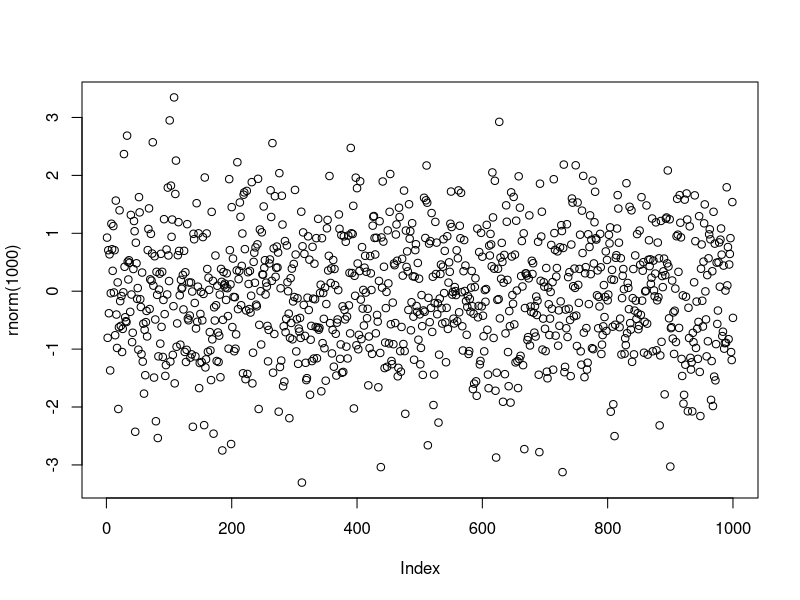
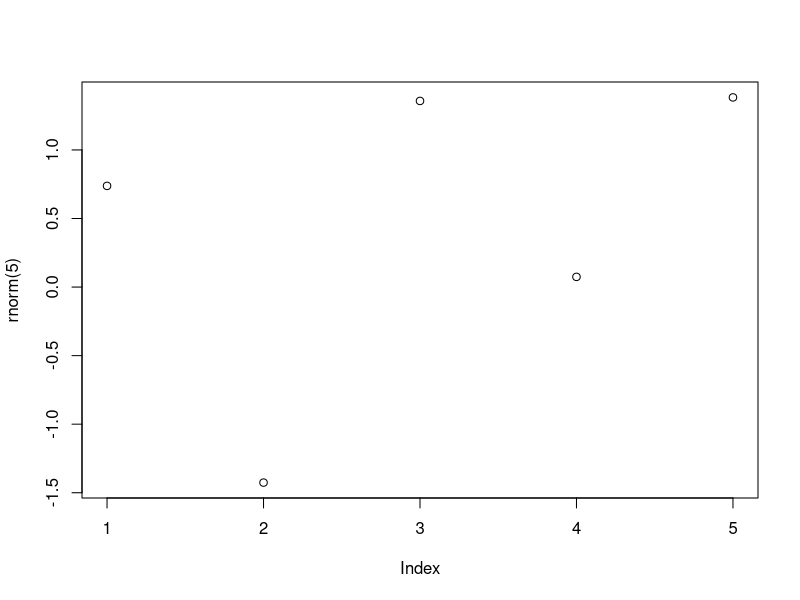
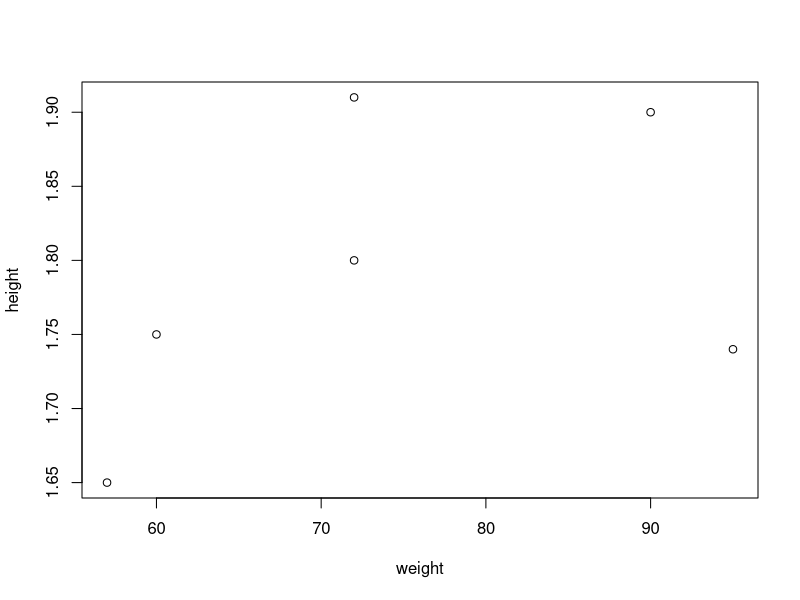
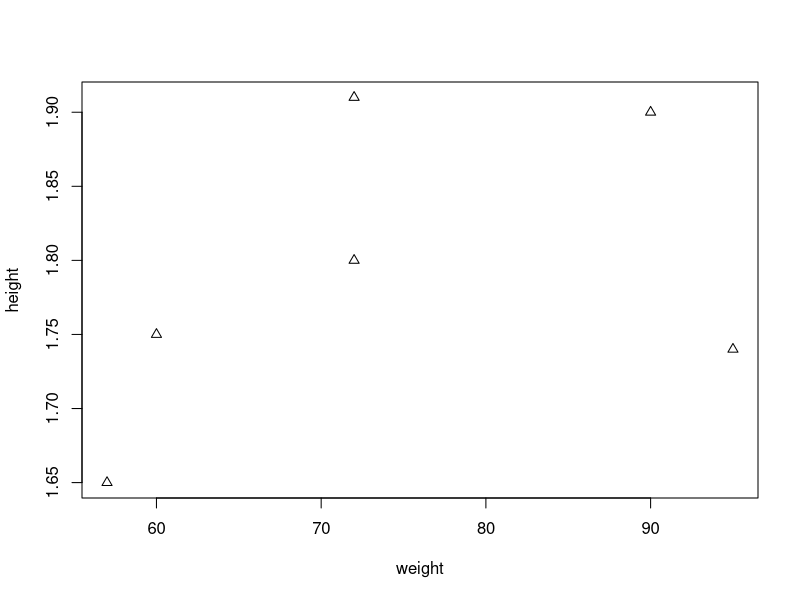
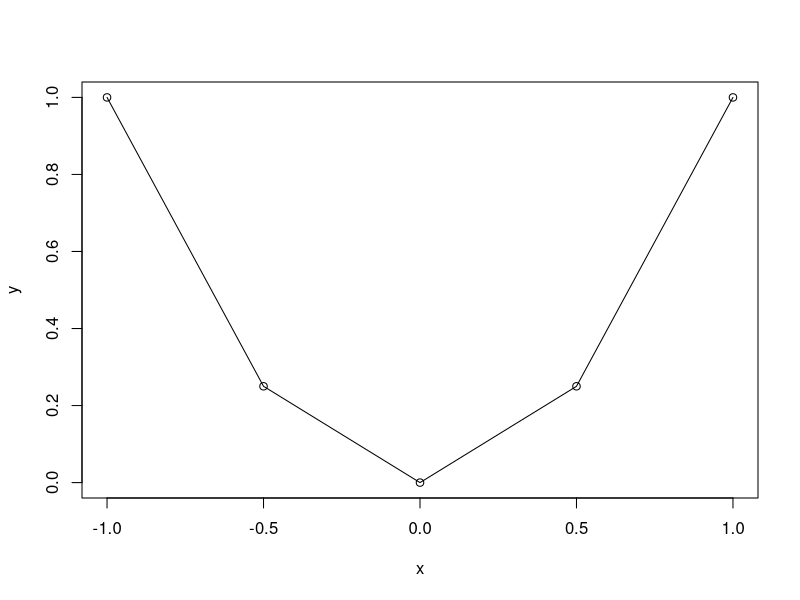
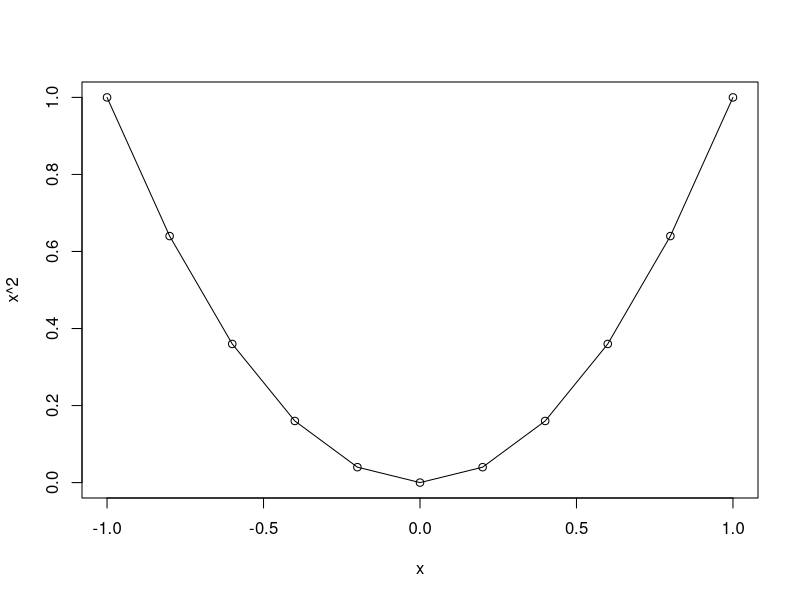
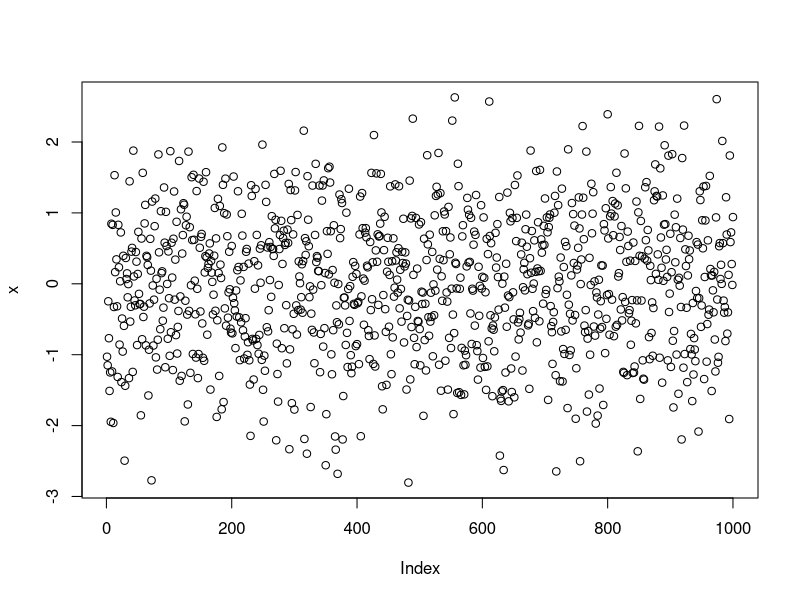
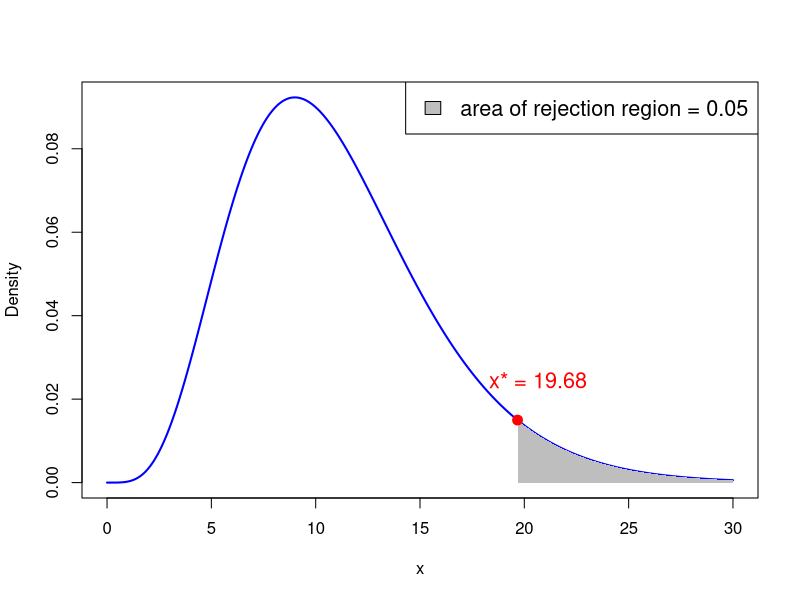

Source code (R) for these figures, in order:
## ---- chunk 1
#| echo: true
plot(rnorm(1000))
## ---- chunk 2
#| echo: true

2 + 2
2 * 3 - 1 + 2 ^ 7
exp(-10)
log(2)
pi
sin(pi/2)

## ---- chunk 3
#| echo: true

# This is a comment in R
# Comments are ignored by R

1 + 1   # This works out the result of one plus one!
## ---- chunk 4
#| echo: true
rnorm(5)
## ---- chunk 5
#| echo: true
#| output-location: slide
plot(rnorm(5))
## ---- chunk 6
#| echo: true
# Store 2 in the variable x
x <- 2

# Print x to screen
x
## ---- chunk 7
#| echo: true
# Assign 2 to x
x <- 2

# Compute x + x and print to screen
x + x

# x still contains 2
x
## ---- chunk 8
x <- 2
print(x)
## ---- chunk 9
#| echo: true
sentence <- "Stats is great!"
print(sentence)
## ---- chunk 10
#| echo: true
sentence <- "Stats is great!"
cat(sentence)
## ---- chunk 11
#| echo: true

# Store the result of 2 + 2 in variable two.plus.two

two.plus.two <- 2 + 2

# We want to print to screen the following message:
# "The result of 2 + 2 is two.plus.two"

cat("The result of 2 + 2 is", two.plus.two)
## ---- chunk 12
# This codes sums two numbers and prints result on screen
x <- 1
y <- 2

result <- x + y

# Print the result on screen
cat("Code run successfully!")
cat("The sum of", x , "and", y, "is", result)
## ---- chunk 13
rm(list = ls())
## ---- chunk 14
#| echo: true

# Create 3 variables x, y, z
x <- 2
y <- "Dog"
z <- pi

# Workspace contains variables x, y, z
# This can be displayed by using ls()
ls()
## ---- chunk 15
#| echo: true

# Create 3 variables x, y, z
x <- 2
y <- "Dog"
z <- pi

# Remove x from workspace
rm(x)

# Now the workspace contains only y and z
ls( )
## ---- chunk 16
#| echo: true

# Create 3 variables x, y, z
x <- 2
y <- "Dog"
z <- pi

# Remove all variables from workspace
rm(list = ls())

# Let us check that the workspace is empty
ls( )
## ---- chunk 17
#| echo: true

# Constuct a vector and store it in variable "vector"
vector <- c(60, 72, 57, 90, 95, 72)

# Print vector
print(vector)
## ---- chunk 18
#| echo: true

# Constuct two vectors of radius and height of 6 cylinders
radius <- c(6, 7, 5, 9, 9, 7)
height <- c(1.7, 1.8, 1.6, 2, 1, 1.9)

# Compute the volume of each cylinder and store it in "volume"
volume <- pi * radius^2 * height

# Print volume
print(volume)
## ---- chunk 19
#| echo: true

a <- c(1, 2, 3, 4, 5, 6, 7)
b <- c(0, 1)

a + b
## ---- chunk 20
#| echo: true

vector <- c(1, 2, 3, 4, 5, 6)
scalar <- 2

# Multiplication of vector by a scalar
vector * scalar

# Summing a scalar to each component of a vector
vector + scalar
## ---- chunk 21
x <- c(1, 2, 3, 4, 5)

sum <- sum(x)
length <- length(x)

cat("Here is the vector x: (", x, ")")
cat("The components of vector x sum to", sum)
cat("The length of vector x is", length)
## ---- chunk 22
# First store the wage data into a vector
x <- c(36, 40, 46, 54, 57, 58, 59, 60, 62, 63)

# Let us compute the mean by using formula
xbar = sum(x) / length(x)

# Compute the mean by using built in R function
xbar_check = mean(x)

# We now print both results to screen
cat("Sample mean computed with formula is", xbar)
cat("Sample mean computed with R function is", xbar_check)
cat("They coincide!")
## ---- chunk 23
# Again, store the wage data into a vector
x <- c(36, 40, 46, 54, 57, 58, 59, 60, 62, 63)

# Compute the sample variance using formula
xbar = mean(x)
n = length(x)
s2 = sum( (x - xbar)^2 ) / (n - 1) 

# Compute the sample variance using built in R function
s2_check = var(x)

# We now print both results to screen
cat("Sample variance computed with formula is", s2)
cat("Sample variance computed with R function is", s2_check)
cat("They coincide!")
## ---- chunk 24
#| echo: true

# Compute the average distance from the center for rivers
sum(abs(rivers - mean(rivers))) / length(rivers)	
## ---- chunk 25
#| echo: true
#| output-location: slide

# Store weight and height data in 2 vectors
weight <- c(60, 72, 57, 90, 95, 72)
height <- c(1.75, 1.80, 1.65, 1.90, 1.74, 1.91)

# Plot weight against height
plot(weight, height)
## ---- chunk 26
#| echo: true
#| output-location: slide

# Store weight and height data in 2 vectors
weight <- c(60, 72, 57, 90, 95, 72)
height <- c(1.75, 1.80, 1.65, 1.90, 1.74, 1.91)

# Plot weight against height using little triangles
plot(weight, height, pch = 2)
## ---- chunk 27
#| echo: true
#| output-location: slide

# Input vector for grid of x coordinates
x <- c(-1, -0.5, 0, 0.5, 1)

# Compute the function y=x^2 on the grid
y <- x^2

# Generate scatter plot of (x,y)
plot(x, y)

# Add linear interpolation
lines(x, y)
## ---- chunk 28
#| echo: true
x <- seq(from = 2, to = 20, by = 2)
print(x)
## ---- chunk 29
x <- seq(from = 1, to = 11, by = 2)
y <- seq(1, 11, 2)

cat("Vector x is: (", x, ")")
cat("Vector y is: (", y, ")")
cat("They are the same!")
## ---- chunk 30
#| echo: true

x <- seq(from = -1, to = 1, by = 0.2)
print(x)
## ---- chunk 31
#| echo: true
#| 
# Use seq() to generate x grid
x <- seq(from = -1, to = 1, by = 0.2)

# Plot the function y=x^2
plot(x, x^2)
lines(x, x^2)
## ---- chunk 32
#| echo: true
#| output-location: slide

x <- rnorm(1000)

plot(x)
## ---- chunk 33
#| echo: true
seq(1, 11, length.out = 6)
## ---- chunk 34
#| echo: true
seq(1, 11, 6)
## ---- chunk 35
my_mean <- function(vector = x) {
  
  mean_of_x <- sum(x) / length(x)
  
  return(mean_of_x)  
}

# Generate a random vector of 1000 entries from N(0,1)
x <- rnorm(1000)

# Compute mean of x with my_mean
xbar <- my_mean(x)

# Compute mean of x with built in function mean
xbar_check <- mean(x)
  
cat("Mean of x computed with my_mean is:", xbar)
cat("Mean of x computed with R mean is:", xbar_check)
cat("They coincide!")
## ---- chunk 36
# Enter CCI data using c()
score_2007 <- c(86, 86, 88, 90, 99, 97, 97, 96, 99, 97, 90, 90)
score_2009 <- c(24, 22, 21, 21, 19, 18, 17, 18, 21, 23, 22, 21)

# Compute vector of differences in CCI
difference <- score_2007 - score_2009

# Perform t-test with null hypothesis mu0 = 0
t.test(difference, mu = 0)
## ---- chunk 37
# Enter CCI data using c()
score_2007 <- c(86, 86, 88, 90, 99, 97, 97, 96, 99, 97, 90, 90)
score_2009 <- c(24, 22, 21, 21, 19, 18, 17, 18, 21, 23, 22, 21)
difference <- score_2007 - score_2009

# Store output of t-test
t_test_result <- t.test(difference, mu = 0)

# Capture output from print
output <- capture.output(print(t_test_result))

# Print only one line of the output
cat(output[2])
cat(output[3])
cat(output[4])
## ---- chunk 38
# Enter CCI data using c()
score_2007 <- c(86, 86, 88, 90, 99, 97, 97, 96, 99, 97, 90, 90)
score_2009 <- c(24, 22, 21, 21, 19, 18, 17, 18, 21, 23, 22, 21)
difference <- score_2007 - score_2009

# Store output of t-test
t_test_result <- t.test(difference, mu = 0)

# Capture output from print
output <- capture.output(print(t_test_result))

# Print only one line of the output
cat(output[5])
## ---- chunk 39
# Enter CCI data using c()
score_2007 <- c(86, 86, 88, 90, 99, 97, 97, 96, 99, 97, 90, 90)
score_2009 <- c(24, 22, 21, 21, 19, 18, 17, 18, 21, 23, 22, 21)
difference <- score_2007 - score_2009

# Store output of t-test
t_test_result <- t.test(difference, mu = 0)

# Capture output from print
output <- capture.output(print(t_test_result))

# Print only one line of the output
cat(output[6])
## ---- chunk 40
# Enter CCI data using c()
score_2007 <- c(86, 86, 88, 90, 99, 97, 97, 96, 99, 97, 90, 90)
score_2009 <- c(24, 22, 21, 21, 19, 18, 17, 18, 21, 23, 22, 21)
difference <- score_2007 - score_2009

# Store output of t-test
t_test_result <- t.test(difference, mu = 0)

# Capture output from print
output <- capture.output(print(t_test_result))

# Print only one line of the output
cat(output[7])
cat(output[8])
## ---- chunk 41
# Enter CCI data using c()
score_2007 <- c(86, 86, 88, 90, 99, 97, 97, 96, 99, 97, 90, 90)
score_2009 <- c(24, 22, 21, 21, 19, 18, 17, 18, 21, 23, 22, 21)
difference <- score_2007 - score_2009

# Store output of t-test
t_test_result <- t.test(difference, mu = 0)

# Capture output from print
output <- capture.output(print(t_test_result))

# Print only one line of the output
cat(output[9])
cat(output[10])
cat(output[11])
## ---- chunk 42
# Enter the mileage data
mpg <- c(11.4, 13.1, 14.7, 14.7, 15.0, 15.5, 15.6, 15.9, 16.0, 16.8)

# Perform one-sided t-test with null hypothesis mu = 17 
# Store answer in "answer"
answer <- t.test(mpg, mu = 17, alternative = "less")

# Print the answer
print(answer)
## ---- chunk 43
# Degrees of freedom
df <- 11

# Values for x-axis
x <- seq(0, 30, length.out = 1000)  # Adjust the range according to chi-squared distribution

# Calculate PDF of chi-squared distribution
pdf <- dchisq(x, df)

# Plot PDF
plot(x, pdf, type = "l", col = "blue", lwd = 2, xlab = "x", ylab = "Density")


# Shade area where p-value > 0.95
x_fill_right <- x[x >= qchisq(0.95, df)]
y_fill_right <- pdf[x >= qchisq(0.95, df)]
polygon(c(x_fill_right, rev(x_fill_right)), c(y_fill_right, rep(0, length(y_fill_right))), col = "gray", border = NA)

# Add critical value for 0.95 quantile
x_star <- qchisq(0.95, df)
points(x_star, dchisq(x_star, df), col = "red", pch = 19, cex = 1.3)

# Add text above x_star containing its value
text(x_star * 1.05, dchisq(x_star, df) * 1.35, paste("x* =", round(x_star, 2)), pos = 3, col = "red", cex = 1.3)

# Add legend
legend("topright", legend = c("area of rejection region = 0.05"), fill = "gray", cex = 1.3)

## ---- chunk 44
#| echo: true

# Probability woman exceeds 180cm in height
# P(X > 180) = 1 - P(X <= 180)

1 - pnorm(180, mean = 163, sd = 8)
## ---- chunk 45
#| echo: true

# The upper 10th percentile for women height, that is,
# height q such that P(X <= q) = 0.9

qnorm(0.90, mean = 163, sd = 8)
## ---- chunk 46
#| echo: true

# Value of pdf at 163

dnorm(163, mean = 163, sd = 8)
## ---- chunk 47
#| echo: true

# Generate random sample of size 5

rnorm(5, mean = 163, sd = 8)
## ---- chunk 48
#| echo: true

# Find the top 1/(3.5 billion) quantile

p = 1 - 1 / (3.5e9)
qnorm(p, mean = 163, sd = 8)
## ---- chunk 49
#| echo: true
# Compute 0.95 quantile for chi-squared with 11 degrees of freedom

quantile <- qchisq(0.95, df = 11)

cat("The 0.95 quantile for chi-squared with df = 11 is", quantile)
## ---- chunk 50
# Enter Consumer Expectation and Consumer Spending data
CE <- c(66, 53, 62, 61, 78, 72, 65, 64, 61, 50, 55, 51)
CS <- c(72, 55, 69, 65, 82, 77, 72, 78, 77, 75, 77, 77)

# Compute difference
difference <- CE - CS

# Compute sample size
n <- length(difference)

# Enter null hypothesis
sigma_0 <- 1

# Compute sample standard deviation
s <- sd(difference)

# Compute chi-squared statistic
chi_squared <- (n - 1) * s ^ 2 / sigma_0 ^ 2

# Compute p-value
p_value <- 1 - pchisq(chi_squared, df = n - 1)

# Print p-value
cat("The p-value for one-sided variance test is", p_value)
